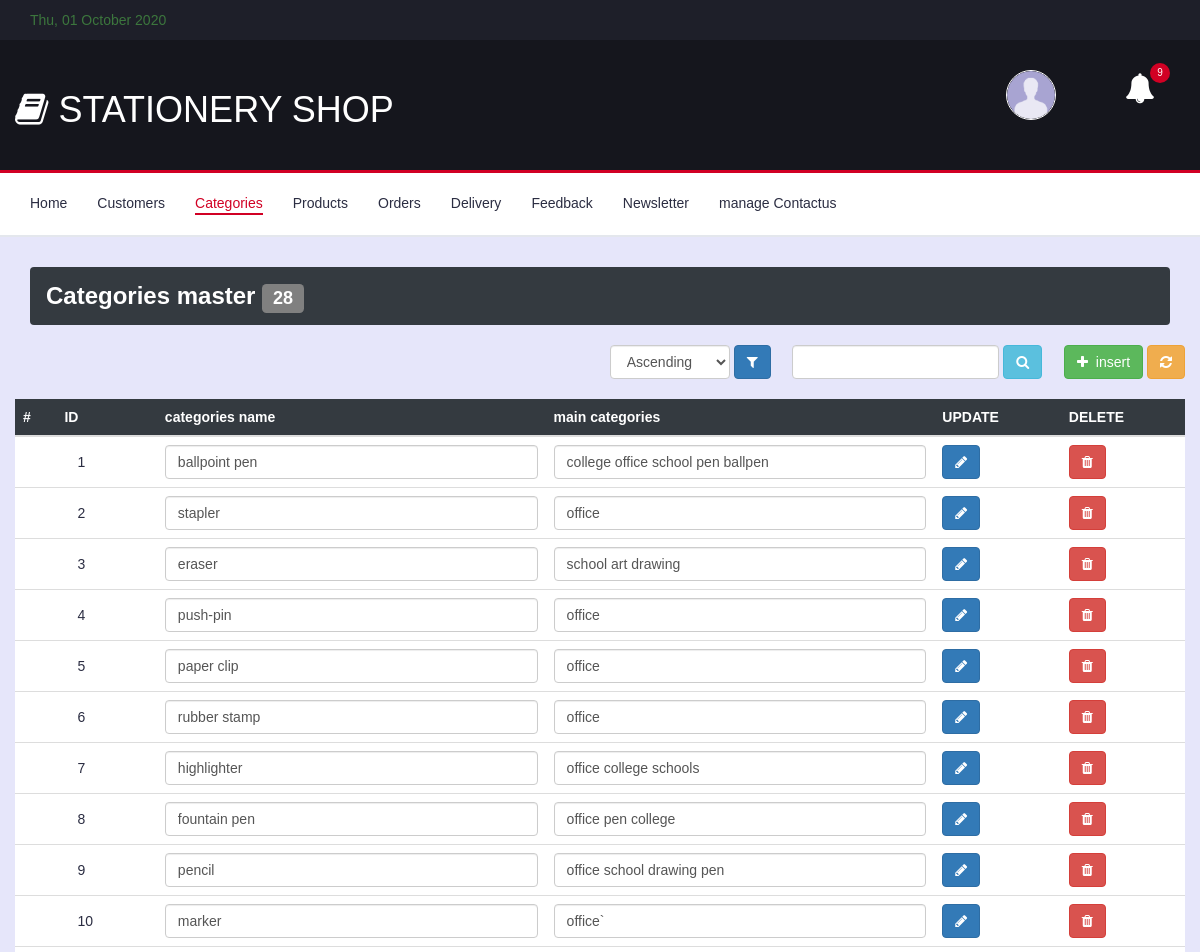
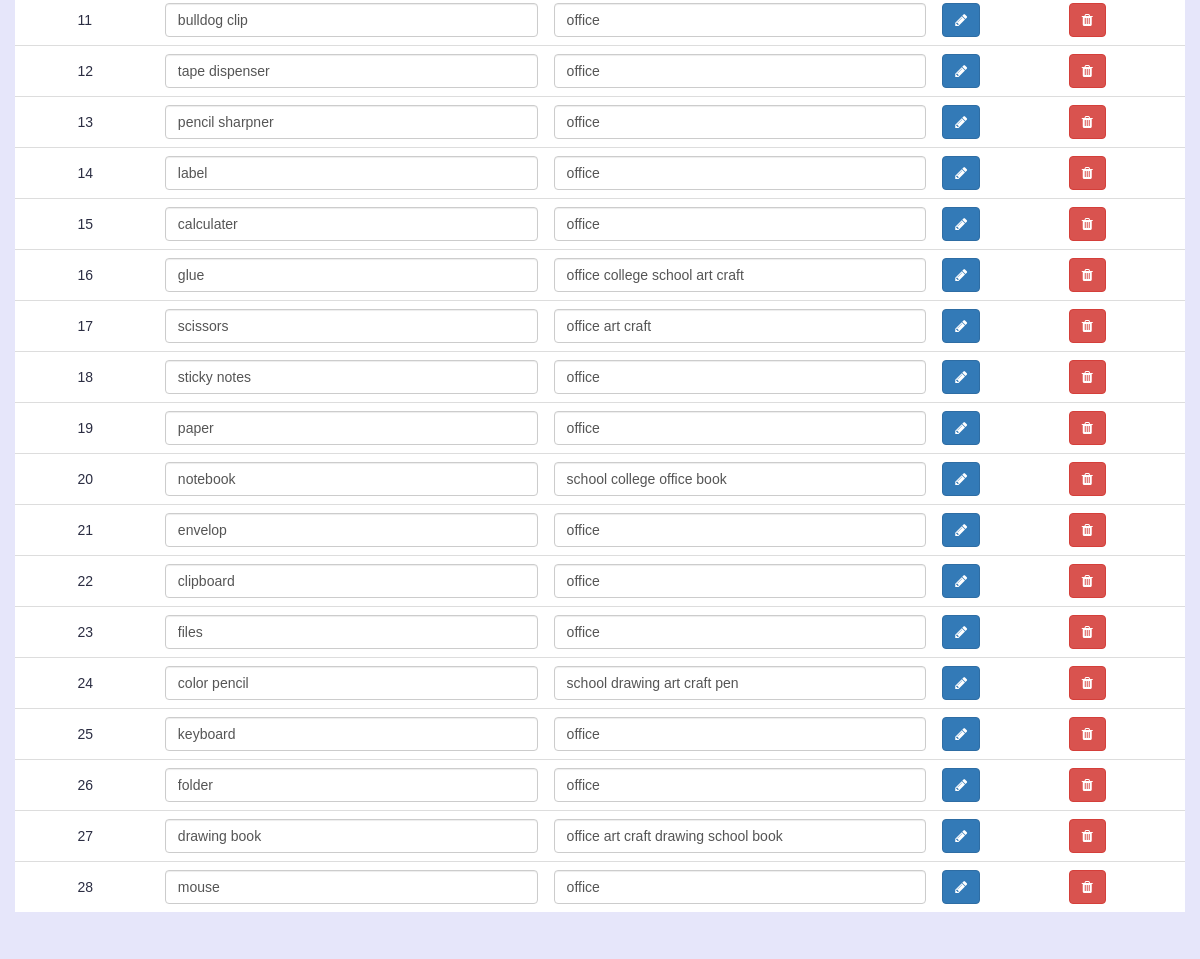
Page /admin/categories.php (signed in) on the committed database (2 pictures, top to bottom).
### tables this page shows
CREATE TABLE IF NOT EXISTS `categories` (
  `CID` int(5) NOT NULL AUTO_INCREMENT,
  `cname` varchar(30) NOT NULL,
  `scname` varchar(100) NOT NULL,
  PRIMARY KEY (`CID`)
);

### admin/categories.php (the view, shortened to what this page needs)
<!DOCTYPE html>
<html lang="en">
<head>
	<?php include "header.php";?>
					<ul class="main-nav nav navbar-nav">
						<li><a href="index.php">Home</a></li>
						<li><a href="customer.php">Customers</a></li>
						<li class="active"><a href="categories.php">Categories</a></li>
						<li><a href="products.php">Products</a></li>
						<li><a href="orders.php">Orders</a></li>
						<li><a href="delivery.php">Delivery</a></li>
						<li><a href="feedback.php">Feedback</a></li>
						<li><a href="newsletter.php">Newsletter</a></li>
						<li><a href="manage_contactus.php">manage Contactus</a></li>
					</ul>
				</div>
			</div>
		</nav>
		<div class="section">
			<div class="container">
				<div class="row">
					<?php
						$cmd1 =  mysql_query( "select * from categories", $conn );
						$cnt = mysql_num_rows( $cmd1 );
					?>
						<div class="col-md-12">
							<h3 class="alert bg-dark">Categories master <div class="label bg-grey"><?php echo $cnt; ?></div></h3>
						</div>
					<div class="col" >
						<div class="form-inline pull-right">
							<form name="searchform" method="post" action="categories.php">
									<select class="form-control" name="order" >
										<option value="" <?php if(isset($_REQUEST['order'])) {if($_REQUEST['order']=='') echo 'selected'; } ?> >Ascending</option>
									</select>
									<button type="submit" name="submit_sort" class="btn btn-primary"><i class="fa fa-filter"></i></button>
									<input class="form-control" type="text" name="stext" value="<?php if(isset($_REQUEST['stext'])) echo $_REQUEST['stext']; ?>" />
									<button type="submit" name="sbtn" class="btn btn-info"><i class="fa fa-search"></i></button>
									<a class="btn btn-success" href="" data-toggle="modal" data-target="#Modal_insert"><i class="fa fa-plus"></i> &nbsp;insert</a>
									<a class="btn btn-warning" href="categories.php"><i class="fa fa-refresh"></i></a>
							</form>
							<br>
						</div>
					</div>
				</div>
			<div class="row">
				<div class="table-responsive text-nowrap">
					<table class="table table-hover">
					  <thead class="bg-dark">
						<tr>
							<th scope="col">#</th>
							<th scope="col">ID</th>
							<th scope="col">categories name</th>
							<th scope="col">main categories</th>
							<th scope="col">UPDATE</th>
							<th scope="col">DELETE</th>
						</tr>
					  </thead>
					  <tbody class="bg-light">
						<?php
							if(isset($_POST['sbtn']))
							{
								$stext = $_POST['stext'];
								$sql = "select * from categories where CID='$stext' or cname LIKE '%$stext%' or scname LIKE '%$stext%'";
							}
							else
							{
								$sql = "select * from categories";
							}
							$cmd1 =  mysql_query( $sql, $conn ) or die(mysql_error());
							while( $rset = mysql_fetch_array( $cmd1 ) )
							{
						?>
						<form action="categories.php" method="post">
						<tr>
						  <th scope="row"></th>
						  <td><h2 class="btn" style="background-color:white;"><?php echo "$rset[0]"; ?></h2><input type="hidden" name="catid" value="<?php echo $rset[0];?>"/></td>
						  <td><input class="form-control" type="text" name="name" value="<?php echo $rset[1];?>"/></td>
						  <td><input class="form-control" type="text" name="sub" value="<?php echo $rset[2];?>"/></td>
						  <td><button type="submit" class="btn btn-primary" name="up_cat" ><i class="fa fa-pencil"></i></button></td>
						  <td><button type="submit" class="btn btn-danger" name="dl_cat" ><i class="fa fa-trash"></i></button></td>
						</tr>
						</form>
						<?php
							}
						?>
					  </tbody>
					</table>
					</div>
				</div>
			</div>
		</div>
	</body>
</html>

### admin/header.php (shortened to what this page needs)
		<link type="text/css" rel="stylesheet" href="../css/bootstrap.min.css"/>
		<link type="text/css" rel="stylesheet" href="../css/slick.css"/>
		<link type="text/css" rel="stylesheet" href="../css/slick-theme.css"/>
		<link type="text/css" rel="stylesheet" href="../css/nouislider.min.css"/>
		<link rel="stylesheet" href="../css/font-awesome.min.css">
		<link type="text/css" rel="stylesheet" href="../css/style.css"/>
   </head>
<body class="bg-lav">
		<div id="top-header">
			<div class="container text-success">
					<i class=""></i><?php echo " " . date("D, d F Y"); ?>
			</div>
		</div>
	<header id="header">
			<div class="container">
				<div class="row">
					<div class="header-ctn pull-left">
						<h1 class="h1" style="color:#fff"><i class="fa fa-book"></i> STATIONERY SHOP</h1>
					</div>
						<div class="header-ctn">
							<div class="dropdown">
									<a href="" class="dropdown-toggle" data-toggle="dropdown" data-toggle="tooltip" title="My account">
									<img class="logo dropdown-toggle" src="img/user.png"></img></a>
							</div>
							<div>
								<a href="#" data-toggle="tooltip" title="Notification">
									<i class="fa fa-bell" style="font-size:30px;"></i>
									<div class="qty">9</div>
								</a>
							</div>
						</div>
				</div>
			</div>
	</header>
	<nav id="navigation">
		<div class="container">
			<div id="responsive-nav">

### css/style.css (style rules this page uses)
body { font-family: 'Montserrat', sans-serif; font-weight: 400; color: #333; }
h1, h2, h3, h4, h5, h6 { color: #2B2D42; font-weight: 700; margin: 0 0 10px; }
a { color: #2B2D42; font-weight: 500; -webkit-transition: 0.2s color; transition: 0.2s color; }
ul, ol { margin: 0; padding: 0; list-style: none }
.section { padding-top: 30px; padding-bottom: 30px; }
#top-header { padding-top: 10px; padding-bottom: 10px; background-color: #1E1F29; }
#header { padding-top: 15px; padding-bottom: 15px; background-color: #15161D; }
.header-ctn { float: right; padding: 15px 0px; }
.header-ctn>div { display: inline-block; }
.header-ctn>div+div { margin-left: 15px; }
.header-ctn>div>a { display: block; position: relative; width: 90px; text-align: center; color: #FFF; }
.header-ctn>div>a>i { display: block; font-size: 18px; }
.header-ctn>div>a>.qty { position: absolute; right: 15px; top: -10px; width: 20px; height: 20px; line-height: 20px; text-align: center; border-radius: 50%; font-size: 10px; color: #FFF; background-color: #D10024; }
#navigation { background: #FFF; border-bottom: 2px solid #E4E7ED; border-top: 3px solid #D10024; }
.main-nav>li+li { margin-left: 30px }
.main-nav>li>a { padding: 20px 0px; }
.main-nav>li>a:hover, .main-nav>li>a:focus, .main-nav>li.active>a { color: #D10024; background-color: transparent; }
.main-nav>li>a:after { content: ""; display: block; width: 0%; height: 2px; background-color: #D10024; -webkit-transition: 0.2s all; transition: 0.2s all; }
.main-nav>li>a:hover:after, .main-nav>li>a:focus:after, .main-nav>li.active>a:after { width: 100%; }

### admin/header.php (style rules this page uses)
.logo { border:1px solid; border-radius:50%; width:50px; height:50px; }
.bg-dark { background-color:#343a40;color:white }
.bg-light { background-color:#fff;color:black }
.bg-lav { background-color:lavender }
.bg-grey { background-color:grey }

### rows in the picture
categories: CID "1", name "ballpoint pen", sub "college office school pen ballpen"
categories: CID "2", name "stapler", sub "office"
categories: CID "3", name "eraser", sub "school art drawing"
categories: CID "4", name "push-pin", sub "office"
categories: CID "5", name "paper clip", sub "office"
categories: CID "6", name "rubber stamp", sub "office"
categories: CID "7", name "highlighter", sub "office college schools"
categories: CID "8", name "fountain pen", sub "office pen college"
categories: CID "9", name "pencil", sub "office school drawing pen"
categories: CID "10", name "marker", sub "office`"
categories: CID "11", name "bulldog clip", sub "office"
categories: CID "12", name "tape dispenser", sub "office"
categories: CID "13", name "pencil sharpner", sub "office"
categories: CID "14", name "label", sub "office"
categories: CID "15", name "calculater", sub "office"
categories: CID "16", name "glue", sub "office college school art craft"
categories: CID "17", name "scissors", sub "office art craft"
categories: CID "18", name "sticky notes", sub "office"
categories: CID "19", name "paper", sub "office"
categories: CID "20", name "notebook", sub "school college office book"
categories: CID "21", name "envelop", sub "office"
categories: CID "22", name "clipboard", sub "office"
categories: CID "23", name "files", sub "office"
categories: CID "24", name "color pencil", sub "school drawing art craft pen"
categories: CID "25", name "keyboard", sub "office"
categories: CID "26", name "folder", sub "office"
categories: CID "27", name "drawing book", sub "office art craft drawing school book"
categories: CID "28", name "mouse", sub "office"

### other values in the picture
$cnt "28"
